Frame 1 (no input): blank canvas, image omitted
Frame 60 (no input): blank canvas, image omitted
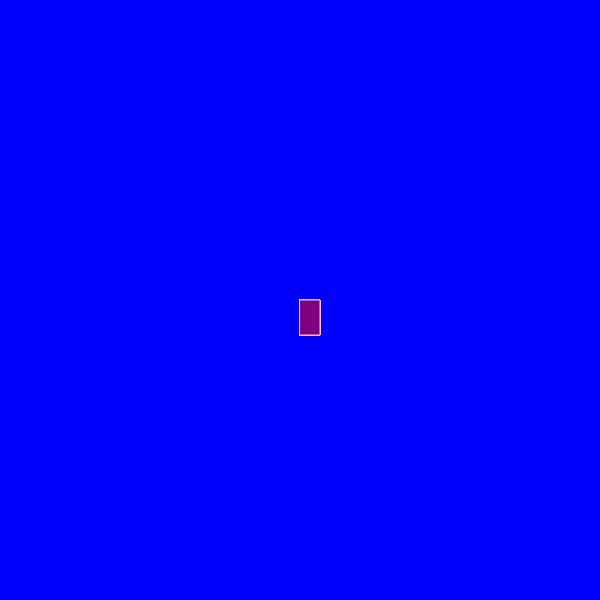
Frame 120 (the mouse pressed at the canvas centre since frame 60)

The p5.js sketch whose frames 1 and 60 were blank and that drew this single picture after the mouse press (run headless with seeded random() and noise() and a simulated clock; from frame 60 on, the mouse is pressed at the canvas centre):

// p5.js sketch
// ── sketch.js
function setup() {
    createCanvas( 600, 600);
    background("blue");
  }
  
  function draw() {
  
    
    stroke("pink");
    fill("purple");
    
    //console.log(mouseIsPressed);
    
    if (mouseIsPressed) {
     rect(mouseX, mouseY, 20, 35);
    }
  }
  
